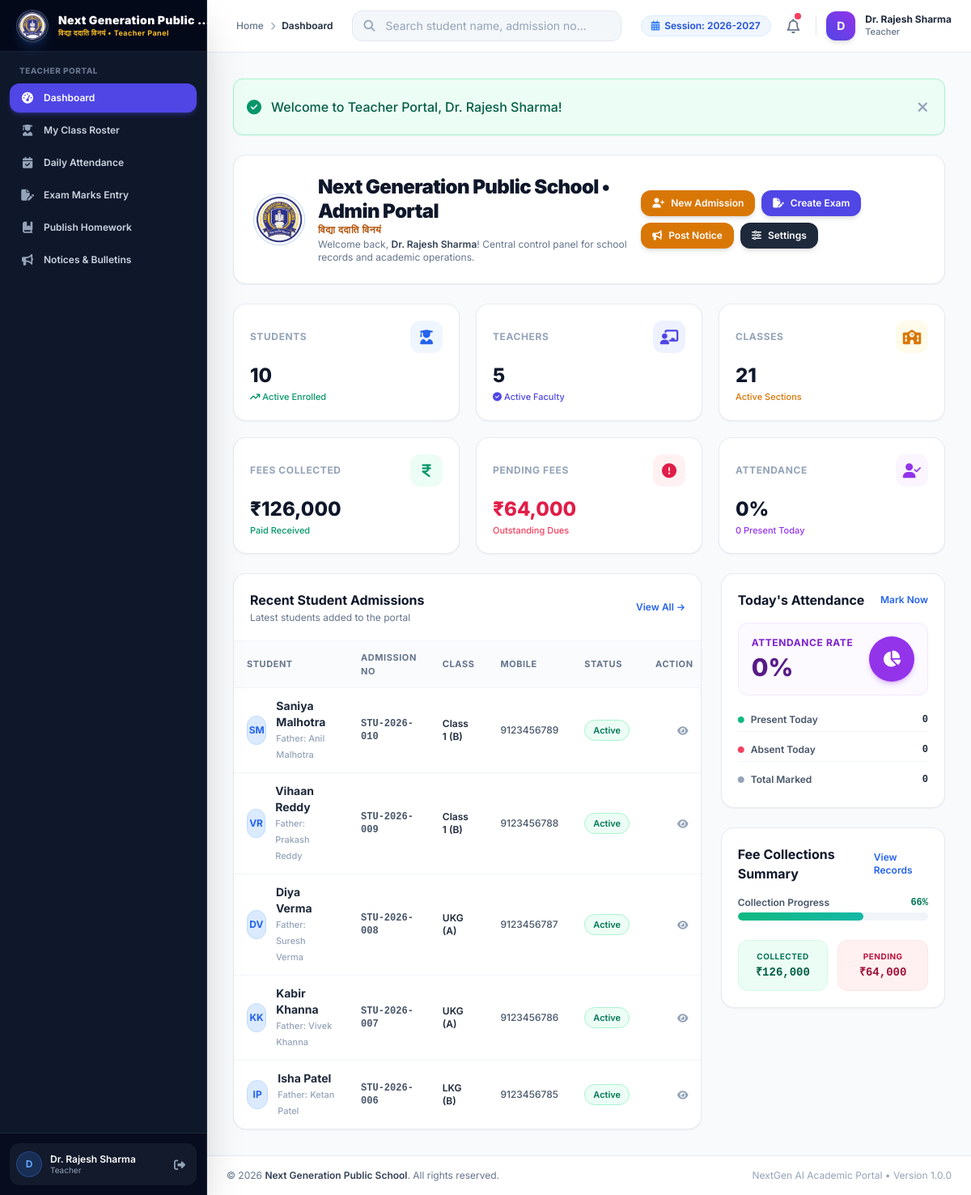
Page /admin/dashboard.php (signed in) on the committed database.
### tables this page shows
CREATE TABLE `school_settings` (
  `id` INT AUTO_INCREMENT PRIMARY KEY,
  `setting_key` VARCHAR(100) NOT NULL UNIQUE,
  `setting_value` TEXT DEFAULT NULL,
  `updated_at` DATETIME DEFAULT CURRENT_TIMESTAMP ON UPDATE CURRENT_TIMESTAMP
);

CREATE TABLE `students` (
  `id` INT AUTO_INCREMENT PRIMARY KEY,
  `admission_no` VARCHAR(30) NOT NULL UNIQUE,
  `password` VARCHAR(255) DEFAULT NULL,
  `first_name` VARCHAR(50) NOT NULL,
  `last_name` VARCHAR(50) NOT NULL,
  `father_name` VARCHAR(100) NOT NULL,
  `mother_name` VARCHAR(100) NOT NULL,
  `dob` DATE NOT NULL,
  `gender` ENUM('Male', 'Female', 'Other') NOT NULL,
  `class_id` INT NOT NULL,
  `section` VARCHAR(20) NOT NULL,
  `mobile` VARCHAR(20) NOT NULL,
  `email` VARCHAR(100) DEFAULT NULL,
  `address` TEXT,
  `admission_date` DATE NOT NULL,
  `photo` VARCHAR(255) DEFAULT NULL,
  `status` ENUM('Active', 'Inactive', 'Graduated') DEFAULT 'Active',
  `created_at` DATETIME DEFAULT CURRENT_TIMESTAMP,
  `updated_at` DATETIME DEFAULT CURRENT_TIMESTAMP ON UPDATE CURRENT_TIMESTAMP,
  FOREIGN KEY (`class_id`) REFERENCES `classes`(`id`) ON DELETE CASCADE
);

CREATE TABLE `classes` (
  `id` INT AUTO_INCREMENT PRIMARY KEY,
  `class_name` VARCHAR(50) NOT NULL,
  `section` VARCHAR(20) NOT NULL,
  `teacher_id` INT DEFAULT NULL,
  `room_number` VARCHAR(30) NOT NULL,
  `academic_session` VARCHAR(30) NOT NULL DEFAULT '2026-2027',
  `created_at` DATETIME DEFAULT CURRENT_TIMESTAMP,
  `updated_at` DATETIME DEFAULT CURRENT_TIMESTAMP ON UPDATE CURRENT_TIMESTAMP,
  FOREIGN KEY (`teacher_id`) REFERENCES `teachers`(`id`) ON DELETE SET NULL
);

### admin/dashboard.php (the view, shortened to what the rows shown need)
<?php
require_once __DIR__ . '/../includes/header.php';
try {
    $recent_students_stmt = $pdo->query("SELECT s.*, c.class_name
        FROM students s
        LEFT JOIN classes c ON s.class_id = c.id
        ORDER BY s.id DESC LIMIT 5");
    $recent_students = $recent_students_stmt->fetchAll();
} catch (PDOException $e) {
    echo "<div class='p-4 bg-rose-50 text-rose-700 rounded-xl mb-4'>Error fetching statistics: " . e($e->getMessage()) . "</div>";
    $total_students = $total_teachers = $total_classes = $total_collected = $total_pending = $today_present = $attendance_pct = 0;
    $recent_students = [];
    $class_fees = [];
    $recent_notices = [];
}
?>
<div class="space-y-6">
    <div class="flex flex-col md:flex-row md:items-center justify-between gap-4 bg-white p-6 rounded-2xl border border-slate-200/80 shadow-sm">
        <div class="flex items-center space-x-4">
            <div>
                <h1 class="text-2xl font-black text-slate-900 tracking-tight leading-tight">Next Generation Public School &bull; Admin Portal</h1>
            </div>
        </div>
    </div>
    <div class="grid grid-cols-1 lg:grid-cols-3 gap-6">
        <div class="lg:col-span-2 bg-white rounded-2xl border border-slate-200/80 shadow-sm overflow-hidden flex flex-col">
            <div class="overflow-x-auto">
                <table class="w-full text-left border-collapse">
                    <thead>
                        <tr class="bg-slate-50/70 border-b border-slate-100 text-[11px] font-bold text-slate-500 uppercase tracking-wider">
                            <th class="py-3 px-4">Student</th>
                            <th class="py-3 px-4">Admission No</th>
                            <th class="py-3 px-4">Class</th>
                            <th class="py-3 px-4">Mobile</th>
                            <th class="py-3 px-4">Status</th>
                            <th class="py-3 px-4 text-right">Action</th>
                        </tr>
                    </thead>
                    <tbody class="divide-y divide-slate-100 text-sm font-medium text-slate-700">
                        <?php if (empty($recent_students)): ?>
                            <tr>
                                <td colspan="6" class="py-8 text-center text-slate-400 text-sm">No recent student admissions found.</td>
                            </tr>
                        <?php else: ?>
                            <?php foreach ($recent_students as $s): ?>
                                <tr class="hover:bg-slate-50/80 transition-colors">
                                    <td class="py-3 px-4">
                                        <div class="flex items-center space-x-3">
                                            <div class="w-9 h-9 rounded-full bg-blue-100 text-blue-600 font-bold flex items-center justify-center text-xs overflow-hidden border border-blue-200">
                                                <?php if (!empty($s['photo']) && file_exists(__DIR__ . '/../assets/uploads/' . $s['photo'])): ?>
                                                    <img src="<?= base_url('assets/uploads/' . e($s['photo'])) ?>" alt="Photo" class="w-full h-full object-cover">
                                                <?php else: ?>
                                                    <?= strtoupper(substr($s['first_name'], 0, 1) . substr($s['last_name'], 0, 1)) ?>
                                                <?php endif; ?>
                                            </div>
                                            <div>
                                                <span class="font-bold text-slate-800 block text-xs md:text-sm"><?= e($s['first_name'] . ' ' . $s['last_name']) ?></span>
                                                <span class="text-[11px] text-slate-400 block">Father: <?= e($s['father_name']) ?></span>
                                            </div>
                                        </div>
                                    </td>
                                    <td class="py-3 px-4 font-mono text-xs text-slate-600 font-semibold"><?= e($s['admission_no']) ?></td>
                                    <td class="py-3 px-4 text-xs font-semibold text-slate-800"><?= e($s['class_name'] ?? 'N/A') ?> (<?= e($s['section']) ?>)</td>
                                    <td class="py-3 px-4 text-xs text-slate-600"><?= e($s['mobile']) ?></td>
                                    <td class="py-3 px-4">
                                        <span class="inline-flex items-center px-2.5 py-0.5 rounded-full text-[11px] font-semibold bg-emerald-50 text-emerald-700 border border-emerald-200">
                                            <?= e($s['status']) ?>
                                        </span>
                                    </td>
                                    <td class="py-3 px-4 text-right">
                                        <a href="<?= base_url('admin/students/view.php?id=' . $s['id']) ?>" class="p-1.5 text-slate-400 hover:text-blue-600 hover:bg-blue-50 rounded-lg transition-colors" title="View Profile">
                                            <i class="fa-solid fa-eye text-xs"></i>
                                        </a>
                                    </td>
                                </tr>
                            <?php endforeach; ?>
                        <?php endif; ?>
                    </tbody>
                </table>
            </div>
        </div>
    </div>
</div>
<?php require_once __DIR__ . '/../includes/footer.php'; ?>

### includes/navbar.php (shortened to what the rows shown need)
<?php
$current_academic_session = get_school_setting('academic_session', '2026-2027');
?>
<header class="sticky top-0 z-30 bg-white/90 backdrop-blur-md border-b border-slate-200/80 no-print">
    <div class="flex items-center justify-between h-16 px-4 md:px-6">
        <div class="flex items-center space-x-3">
            <div class="hidden lg:flex items-center space-x-1.5 px-3 py-1 bg-blue-50 text-blue-700 rounded-full text-xs font-semibold border border-blue-100">
                <i class="fa-solid fa-calendar-days text-blue-500"></i>
                <span>Session: <?= e($current_academic_session) ?></span>
            </div>
        </div>
    </div>
</header>

### rows in the picture
school_settings: setting_value "2026-2027"
students: first_name+last_name "SM", first_name+last_name "Saniya Malhotra", father_name "Anil Malhotra", admission_no "STU-2026-010", class.class_name "Class 1", section "B", mobile "9123456789", status "Active"
students: first_name+last_name "VR", first_name+last_name "Vihaan Reddy", father_name "Prakash Reddy", admission_no "STU-2026-009", class.class_name "Class 1", section "B", mobile "9123456788", status "Active"
students: first_name+last_name "DV", first_name+last_name "Diya Verma", father_name "Suresh Verma", admission_no "STU-2026-008", class.class_name "UKG", section "A", mobile "9123456787", status "Active"
students: first_name+last_name "KK", first_name+last_name "Kabir Khanna", father_name "Vivek Khanna", admission_no "STU-2026-007", class.class_name "UKG", section "A", mobile "9123456786", status "Active"
students: first_name+last_name "IP", first_name+last_name "Isha Patel", father_name "Ketan Patel", admission_no "STU-2026-006", class.class_name "LKG", section "B", mobile "9123456785", status "Active"

### other values in the picture
$role_badge "Teacher Panel"
substr($_SESSION['full_name'] ?? 'U', 0, 1) "D"
$_SESSION['full_name'] "Dr. Rajesh Sharma"
$role_label "Teacher"
$page_title "Dashboard"
$nav_role_title "Teacher"
$flash['text'] "Welcome to Teacher Portal, Dr. Rajesh Sharma!"
$total_students "10"
$total_teachers "5"
$total_classes "21"
$total_collected "126,000"
$total_pending "64,000"
$attendance_pct "0"
$today_present "0"
max(0, $today_marked - $today_present) "0"
